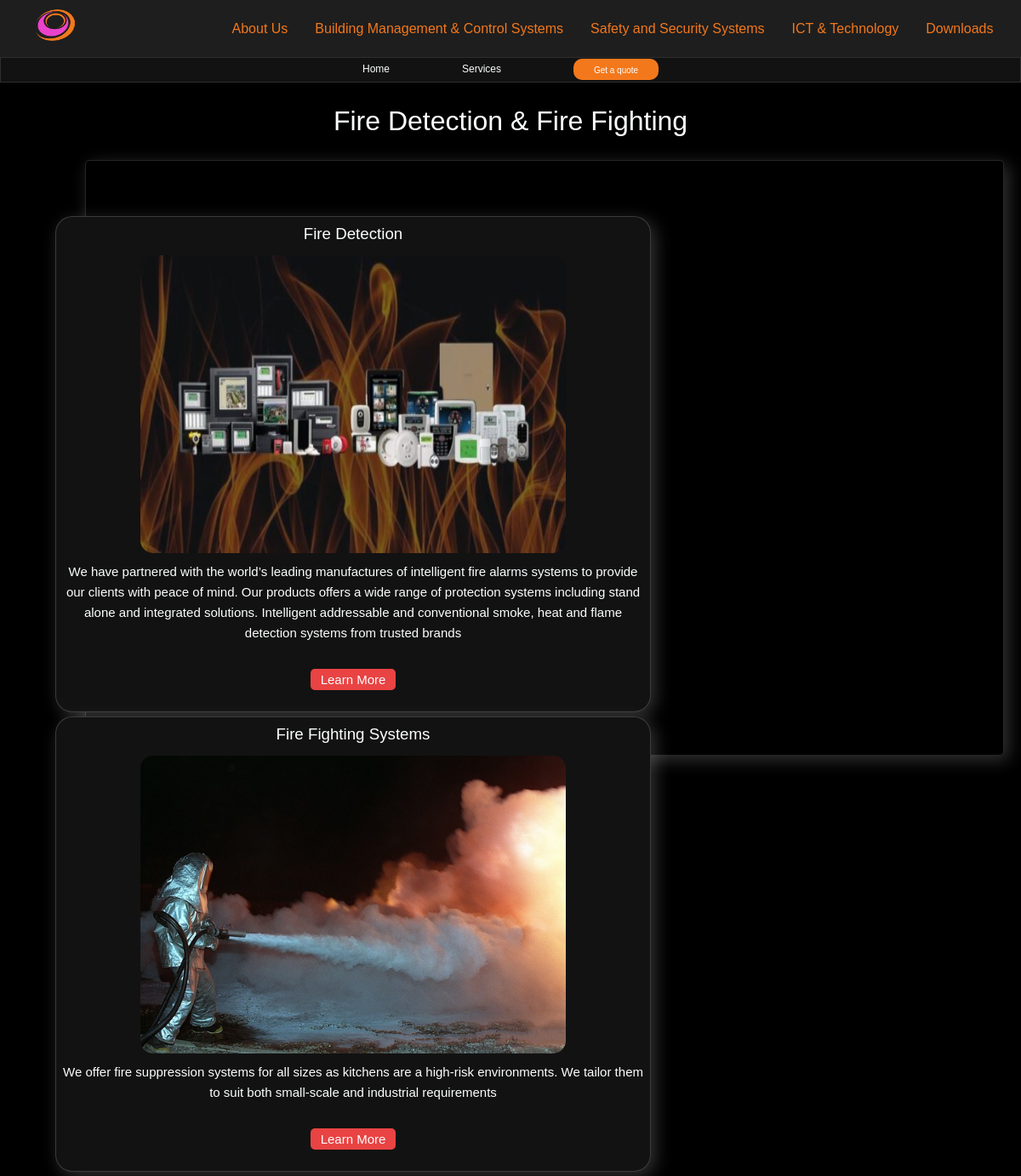
/services/fire-detection-and-fire-fighting/, run on an earlier commit of the app's database.
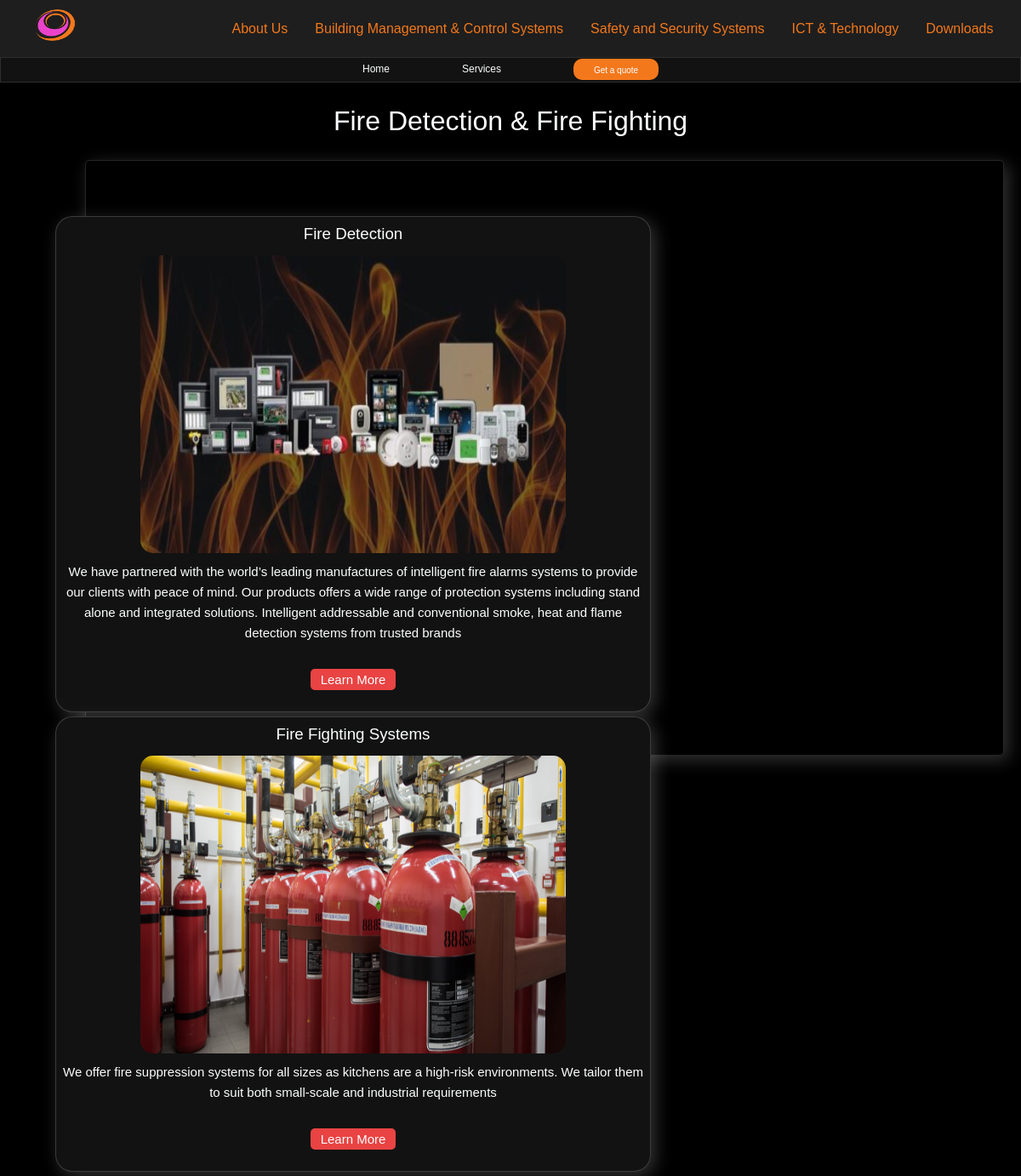
And on a later commit of the database.
### services/models.py (models this page shows, shortened)
class SubService(models.Model):
    service = models.ForeignKey(Service, on_delete = models.CASCADE)
    sub_service_name = models.CharField(max_length = 250)
    slug = models.SlugField()
    info = models.TextField(blank = True)
    sub_service_image = models.ImageField(upload_to='images/', blank=True, null=True)
    """String rep of the model"""

### services/views.py (the view)
# urls.py: path('services/<slug:slug>/', views.service, name="service"),
def service(request, slug):
    service = get_object_or_404(Service, slug=slug)
    sub_services = service.subservice_set.all()
    context = {"service": service, "sub_services": sub_services}
    return render(request, "services/service.html", context)

### services/templates/services/service.html (shortened to what this page needs)
<!DOCTYPE html>
<html lang="en">
<head>
    {% extends "services/base.html" %}
    {% block header %}
        <h1 class="heading">{{service.service_name}}</h1>
    {% endblock header %}
    {% block content %}
        <div class="sub_services_container">
            <ul class="sub_services">
                {% for sub_service in sub_services %}
                    <div class="sub_service_container">
                        <li class="sub_service_list">
                            <h3>{{sub_service.sub_service_name}}</h3>
                            <img src="{{sub_service.sub_service_image.url}}" alt="images">
                            <p>{{sub_service.info}}</p>
                            <button>
                                <a href="#">Learn More</a>
                            </button>
                        </li>
                    </div>
                {% endfor %}
            </ul>
        </div>
    {% endblock content %}

What changed in the data, as far as the page shows it:
changed SubService "Fire Fighting Systems": sub_service_image: a different picture
